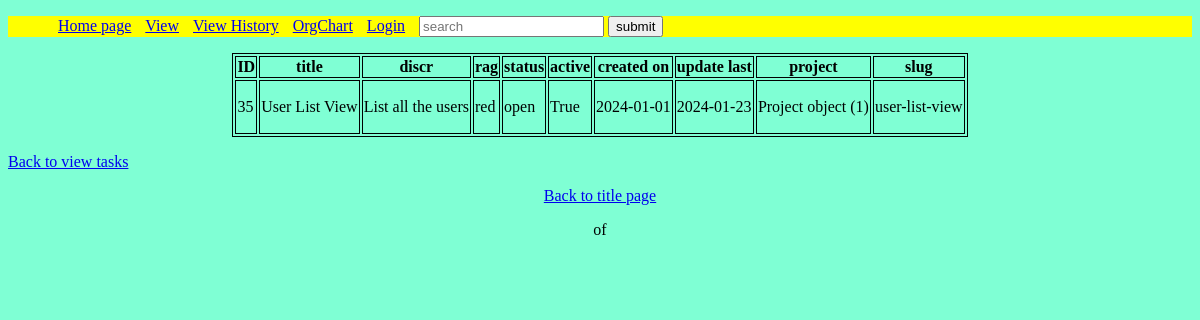
The app's page /view/detail/35/, older data.
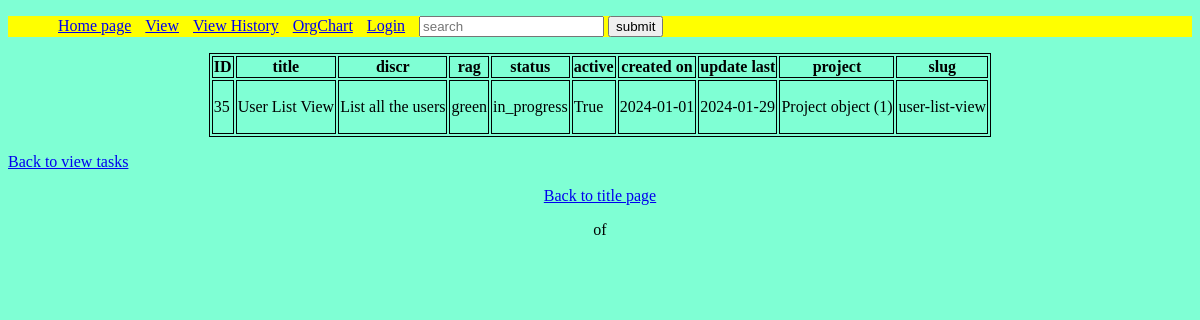
The same page, newer data.
### taskmanager/models.py (models this page shows, shortened)
class Task(models.Model):
    title = models.CharField(max_length=255)
    discr = models.CharField(max_length=255)
    rag = models.CharField(max_length=255)
    status = models.CharField(max_length=255)
    active = models.BooleanField(default=True)
    created_on = models.DateField(auto_now_add=True)
    update_last = models.DateField(auto_now=True)
    project = models.ForeignKey(Project, on_delete=models.CASCADE)
    slug = models.SlugField(default="", null=False)
    class Meta:
        permissions = (("can_close_tasks", "can mark tasks as closed"),)

class Project(models.Model):
    project_name = models.CharField(max_length=100)

### taskmanager/views.py (the view)
# urls.py: path("view/detail/<pk>/", views.TaskDetailView.as_view(), name="detail"),
class TaskDetailView(ContextDataMixim, generic.DetailView):
    model = Task
    title = "Detailed"
    template_name = "task_detail.html"
    context_object_name = "task"
    def get_object(self, queryset: QuerySet[Any] | None = ...) -> Model:
        pk = self.kwargs.get("pk")
        return get_object_or_404(Task, pk=pk)
    def get_context_data(self, **kwargs: Any) -> dict[str, Any]:
        context = super().get_context_data(**kwargs)
        context["Tasks"] = [self.get_object()]
        return context

### my_task_manager/custom_filters.py (called while the page is built)
@register.filter(name="add_line_breaks")
def add_line_breaks(inputted, line_break_num):
    x = str(inputted)
    words = x.split()
    result = []
    for i, word in enumerate(words, start=1):
        result.append(word)
        if i % line_break_num == 0 and i != len(words):
            result.append("\n")
    result = " ".join(result)
    return result

@register.filter(name="field_display")
def field_display(task, field_name):
    return getattr(task, field_name, "")

### taskmanager/forms.py (called while the page is built)
    def form_type(self):
        field_types = {}
        for field_name in self.base_fields.items():
            fields = self.base_fields[field_name[0]]
            field_types[field_name] = type(fields)
        return field_types

### taskmanager/templates/task_detail.html
{% extends 'base_layout.html' %}
{% load static %}

### taskmanager/templates/base_layout.html (shortened to what this page needs)
{% load static %}{% load mytags %}
<!DOCTYPE html>
<html>
{% block head %}
<head>
    <head>
    <link rel="stylesheet" href="{% static 'mainstatic.css' %}">
</head>
<div class="top">
    <ul>
        <li><a href="{% url 'main' %}">Home page</a></li>
        <li><a href="{% url 'view_tasks' %}">View</a></li>
        <li><a href="{% url 'view_history'%}">View History</a></li>
        <li><a href="{% url 'org' %}">OrgChart</a></li>
        {% if user.is_authenticated %}
            <li><a href="{% url 'logout' %}">Logout</a></li>
            <li><a href="">Logged in as {{user}}</a></li>
        {% else %}
            <li><a href="{% url 'login' %}">Login</a></li>
        {% endif %}
        <li>
            <form action="{% url 'view_tasks' %}" method="GET">
                <input type="text" name="lookup" value="{{lookup}}" placeholder="search">
                <input type="submit" value="submit">
            </form>
        </li>
    </ul>
</div>
{% endblock %}
{% block content %}
<body>
    </body>
{% endblock %}
{% block table %}
    <table class="center">
        <tr>
            {% for field in fields %}
                <th>{{ field.verbose_name }}</th>
            {% endfor %}
        </tr>
        {% for task in Tasks %}
            <tr>
                {% for field in fields %}
                    <td>{{task|field_display:field.name|add_line_breaks:5|linebreaks}}</td>
                {% endfor %}
            </tr>
        {% endfor %}
    </table>
    <p><a href="{% url 'view_tasks' %}">Back to view tasks</a></p>
{% endblock %}
{% block pagin %}
<div class='pagination-container'>
<p><a href="{% url 'main' %}">Back to title page</a></p>
    <div class="pagination">
        <span class="step-links">
            <span class="current">
                <p>{{page_obj.number}} of {{page_obj.paginator.num_pages}}</p>
            </span>
        </span>
    </div>
{% endblock %}
</html>

Row changes from the older to the newer data that the page shows:
changed Task "User List View": rag "red" → "green" (drawn); status "open" → "in_progress" (drawn); update_last "2024-01-23" → "2024-01-29" (drawn)
Text that changed along with them:
new list line: "green"
new list line: "in_progress"
new list line: "2024-01-29"
list line gone: "red"
list line gone: "open"
list line gone: "2024-01-23"
